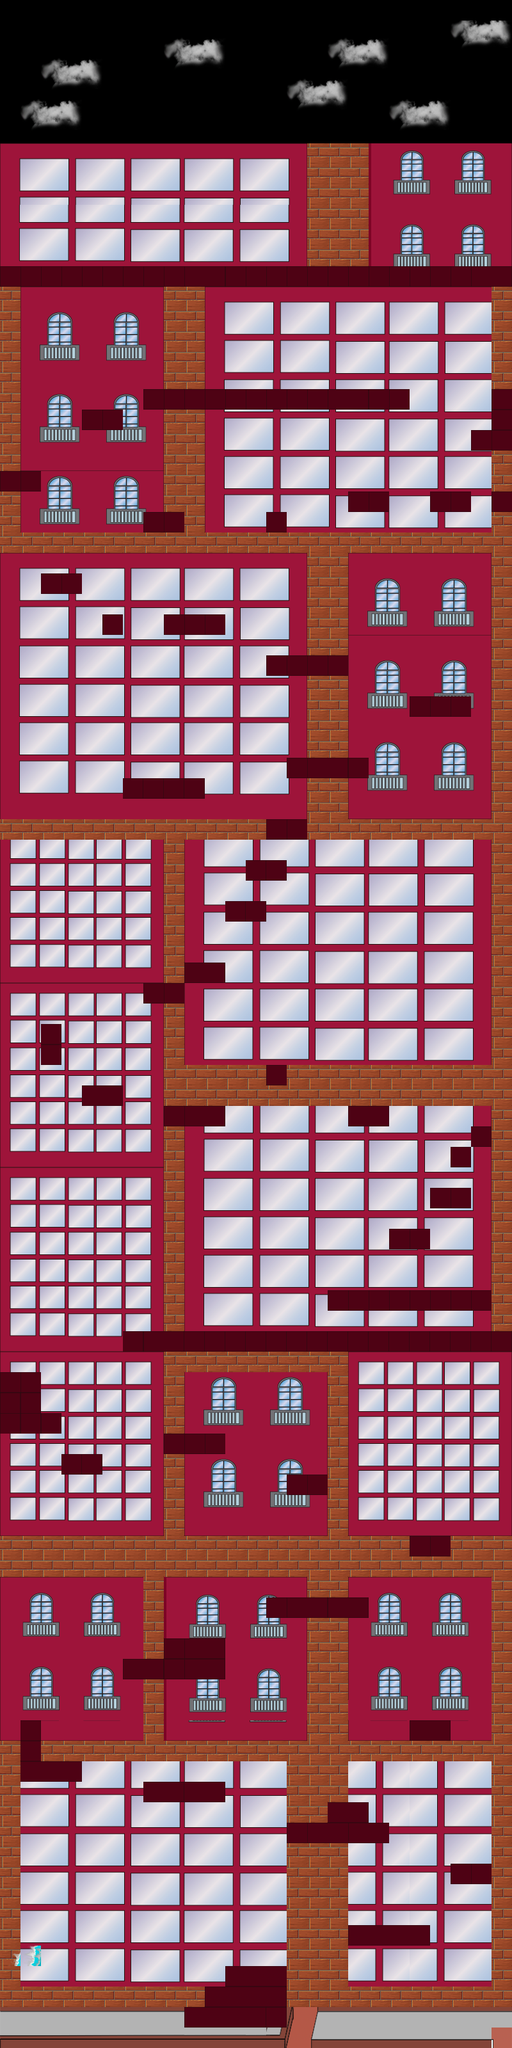

A 2D game scene composited from a Tiled map and its tileset images. What follows is a short description and the map's XML, with each tile layer's data collapsed to a summary:
An orthogonal 25x100 tile map with 32x32 px tiles, 6 tile layers (building, xfx, fx, more, ...), 14 tilesets and 57 objects (3x 1).

<map version="1.0" orientation="orthogonal" renderorder="left-down" width="25" height="100" tilewidth="32" tileheight="32" nextobjectid="120">
 <tileset firstgid="1" name="1" tilewidth="32" tileheight="32" tilecount="800">
  <image source="1.png" width="800" height="1028" />
 </tileset>
 <tileset firstgid="801" name="bricks" tilewidth="32" tileheight="32" tilecount="16">
  <image source="bricks.png" width="128" height="128" />
 </tileset>
 <tileset firstgid="817" name="blockBuilding" tilewidth="32" tileheight="32" tilecount="210">
  <image source="blockBuilding.png" width="480" height="448" />
 </tileset>
 <tileset firstgid="1027" name="blockBuilding04" tilewidth="32" tileheight="32" tilecount="210">
  <image source="blockBuilding04.png" width="480" height="448" />
 </tileset>
 <tileset firstgid="1237" name="blockBuilding01" tilewidth="32" tileheight="32" tilecount="63">
  <image source="blockBuilding01.png" width="224" height="288" />
 </tileset>
 <tileset firstgid="1300" name="blockBuilding02" tilewidth="32" tileheight="32" tilecount="72">
  <image source="blockBuilding02.png" width="256" height="288" />
 </tileset>
 <tileset firstgid="1372" name="bck" tilewidth="32" tileheight="32" tilecount="9">
  <image source="bck.png" width="96" height="96" />
 </tileset>
 <tileset firstgid="1381" name="clthr" tilewidth="32" tileheight="32" tilecount="9">
  <image source="clthr.png" width="96" height="96" />
 </tileset>
 <tileset firstgid="1390" name="blockX128" tilewidth="32" tileheight="32" tilecount="4">
  <image source="blockX128.png" width="128" height="32" />
 </tileset>
 <tileset firstgid="1394" name="blockX64" tilewidth="32" tileheight="32" tilecount="2">
  <image source="blockX64.png" width="64" height="32" />
 </tileset>
 <tileset firstgid="1396" name="blockX128" tilewidth="32" tileheight="32" tilecount="4">
  <image source="blockX128.png" width="128" height="32" />
 </tileset>
 <tileset firstgid="1400" name="blockX64" tilewidth="32" tileheight="32" tilecount="2">
  <image source="blockX64.png" width="64" height="32" />
 </tileset>
 <tileset firstgid="1402" name="1" tilewidth="32" tileheight="32" tilecount="800">
  <image source="1.png" width="800" height="1028" />
 </tileset>
 <tileset firstgid="2202" name="portal" tilewidth="32" tileheight="32" tilecount="64">
  <image source="portal.png" width="256" height="256" />
  <tile id="0">
   <properties>
    <property name="part1" value="1" />
   </properties>
  </tile>
  <tile id="1">
   <properties>
    <property name="part6" value="1" />
   </properties>
  </tile>
  <tile id="2">
   <properties>
    <property name="part1" value="2" />
   </properties>
  </tile>
  <tile id="3">
   <properties>
    <property name="part6" value="2" />
   </properties>
  </tile>
  <tile id="4">
   <properties>
    <property name="part1" value="3" />
   </properties>
  </tile>
  <tile id="5">
   <properties>
    <property name="part6" value="3" />
   </properties>
  </tile>
  <tile id="6">
   <properties>
    <property name="part1" value="4" />
   </properties>
  </tile>
  <tile id="7">
   <properties>
    <property name="part6" value="4" />
   </properties>
  </tile>
  <tile id="8">
   <properties>
    <property name="part2" value="1" />
   </properties>
  </tile>
  <tile id="9">
   <properties>
    <property name="part7" value="1" />
   </properties>
  </tile>
  <tile id="10">
   <properties>
    <property name="part2" value="2" />
   </properties>
  </tile>
  <tile id="11">
   <properties>
    <property name="part7" value="2" />
   </properties>
  </tile>
  <tile id="12">
   <properties>
    <property name="part2" value="3" />
   </properties>
  </tile>
  <tile id="13">
   <properties>
    <property name="part7" value="3" />
   </properties>
  </tile>
  <tile id="14">
   <properties>
    <property name="part2" value="4" />
   </properties>
  </tile>
  <tile id="15">
   <properties>
    <property name="part7" value="4" />
   </properties>
  </tile>
  <tile id="16">
   <properties>
    <property name="part3" value="1" />
   </properties>
  </tile>
  <tile id="17">
   <properties>
    <property name="part8" value="1" />
   </properties>
  </tile>
  <tile id="18">
   <properties>
    <property name="part3" value="2" />
   </properties>
  </tile>
  <tile id="19">
   <properties>
    <property name="part8" value="2" />
   </properties>
  </tile>
  <tile id="20">
   <properties>
    <property name="part3" value="3" />
   </properties>
  </tile>
  <tile id="21">
   <properties>
    <property name="part8" value="3" />
   </properties>
  </tile>
  <tile id="22">
   <properties>
    <property name="part3" value="4" />
   </properties>
  </tile>
  <tile id="23">
   <properties>
    <property name="part8" value="4" />
   </properties>
  </tile>
  <tile id="24">
   <properties>
    <property name="part4" value="1" />
   </properties>
  </tile>
  <tile id="25">
   <properties>
    <property name="part9" value="1" />
   </properties>
  </tile>
  <tile id="26">
   <properties>
    <property name="part4" value="2" />
   </properties>
  </tile>
  <tile id="27">
   <properties>
    <property name="part9" value="2" />
   </properties>
  </tile>
  <tile id="28">
   <properties>
    <property name="part4" value="3" />
   </properties>
  </tile>
  <tile id="29">
   <properties>
    <property name="part9" value="3" />
   </properties>
  </tile>
  <tile id="30">
   <properties>
    <property name="part4" value="4" />
   </properties>
  </tile>
  <tile id="31">
   <properties>
    <property name="part9" value="4" />
   </properties>
  </tile>
  <tile id="32">
   <properties>
    <property name="part5" value="1" />
   </properties>
  </tile>
  <tile id="33">
   <properties>
    <property name="part10" value="1" />
   </properties>
  </tile>
  <tile id="34">
   <properties>
    <property name="part5" value="2" />
   </properties>
  </tile>
  <tile id="35">
   <properties>
    <property name="part10" value="2" />
   </properties>
  </tile>
  <tile id="36">
   <properties>
    <property name="part5" value="3" />
   </properties>
  </tile>
  <tile id="37">
   <properties>
    <property name="part10" value="3" />
   </properties>
  </tile>
  <tile id="38">
   <properties>
    <property name="part5" value="4" />
   </properties>
  </tile>
  <tile id="39">
   <properties>
    <property name="part10" value="4" />
   </properties>
  </tile>
 </tileset>
 <layer name="building" width="25" height="100">
  <data>[2500 cells, 2325 non-empty, 521 distinct tile ids]</data>
 </layer>
 <layer name="xfx" width="25" height="100">
  <data>[2500 cells, 36 non-empty, 9 distinct tile ids]</data>
 </layer>
 <layer name="fx" width="25" height="100">
  <data>[2500 cells, 24 non-empty, 9 distinct tile ids]</data>
 </layer>
 <layer name="more" width="25" height="100">
  <data>[2500 cells, 0 non-empty, 0 distinct tile ids]</data>
 </layer>
 <layer name="bg" width="25" height="100">
  <data>[2500 cells, 0 non-empty, 0 distinct tile ids]</data>
 </layer>
 <layer name="floor" width="25" height="100">
  <data>[2500 cells, 221 non-empty, 30 distinct tile ids]</data>
 </layer>
 <objectgroup name="objetos">
  <!-- 57 objects omitted --></objectgroup>
</map>
<!-- 57 of 57 objects omitted -->